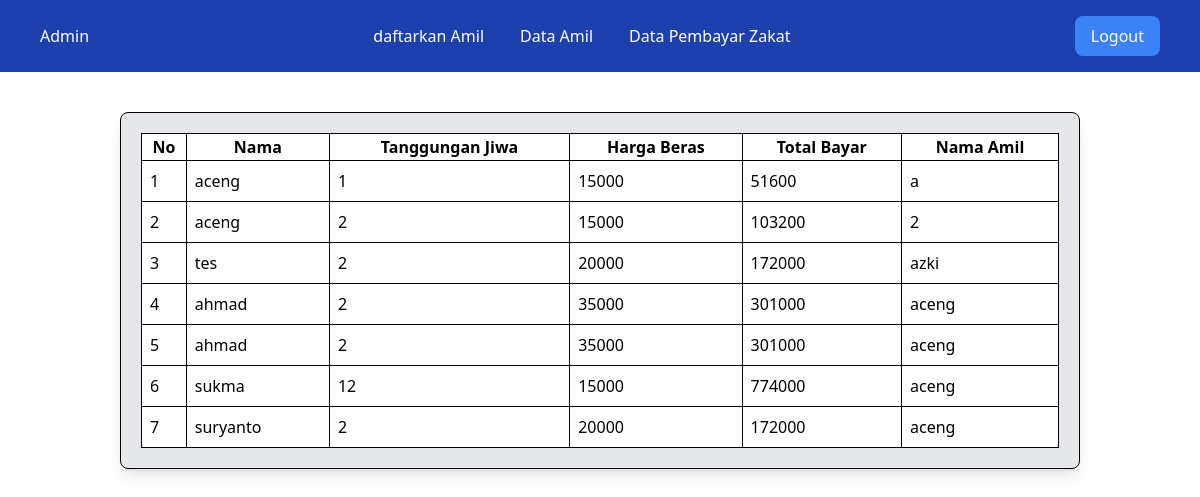
The app's page /super-admin/data-pembayar.php (signed in) with its own data.
### tables this page shows
CREATE TABLE `pembayar_zakat` (
  `id` int NOT NULL,
  `nama` varchar(30) NOT NULL,
  `tanggungan` int NOT NULL,
  `id_beras` int NOT NULL,
  `total_bayar` int NOT NULL,
  `nama_amil` varchar(30) NOT NULL
);

CREATE TABLE `harga_beras` (
  `id` int NOT NULL,
  `harga_beras` int NOT NULL
);

### src/koneksi.php (called while the page is built, shortened)
<?php
    class koneksi
    {
       public $host = "localhost";
       public $username = "root";
       public $password = "";
       public $database = "db_zakat";
       public $koneksi = "";
       function __construct(){
        $this->koneksi = mysqli_connect(
            $this->host, $this->username,
            $this->password, $this->database
        );
    }
    function tampil_Data_Banyak($query){
        $data = mysqli_query($this->koneksi,$query);
        while ($row = mysqli_fetch_assoc($data))
            $hasil[] =$row;
            return $hasil;
    }
}
    $db = new koneksi;
?>

### src/super-admin/data-pembayar.php (the view, shortened to what this page needs)
<?php
    include("../koneksi.php");
    include("navbar.php")
?>
<!DOCTYPE html>
<html lang="en">
<head>
    <link rel="stylesheet" href="../../dist/output.css">
</head>
<body>
    <div class="w-[80%] p-5 bg-gray-200 rounded-lg shadow-lg border border-black mx-auto mt-10">
    <table class="w-full border border-black bg-white rounded-md">
        <thead class="border border-black">
            <th class="border border-black">No</th>
            <th class="border border-black">Nama</th>
            <th class="border border-black">Tanggungan Jiwa</th>
            <th class="border border-black">Harga Beras</th>
            <th class="border border-black">Total Bayar</th>
            <th class="border border-black">Nama Amil</th>
        </thead>
        <?php
            $query = "SELECT *, harga_beras.harga_beras FROM pembayar_zakat INNER JOIN harga_beras ON pembayar_zakat.id_beras=harga_beras.id;";
            $get = $db->tampil_Data_Banyak($query);
            $no = 1;
            foreach ($get as $value) {
        ?>
            <tr>
                <td class="border border-black p-2"><?php echo $no ?></td>
                <td class="border border-black p-2"><?php echo $value['nama']?></td>
                <td class="border border-black p-2"><?php echo $value['tanggungan']?></td>
                <td class="border border-black p-2"><?php echo $value['harga_beras']?></td>
                <td class="border border-black p-2"><?php echo $value['total_bayar']?></td>
                <td class="border border-black p-2"><?php echo $value['nama_amil']?></td>
            </tr>
        <?php
            $no++;
            }
        ?>
    </table>
    </div>
</body>
</html>

### records on screen
pembayar_zakat: nama "aceng", tanggungan "1", harga_beras.harga_beras "15000", total_bayar "51600", nama_amil "a"
pembayar_zakat: nama "aceng", tanggungan "2", harga_beras.harga_beras "15000", total_bayar "103200", nama_amil "2"
pembayar_zakat: nama "tes", tanggungan "2", harga_beras.harga_beras "20000", total_bayar "172000", nama_amil "azki"
pembayar_zakat: nama "ahmad", tanggungan "2", harga_beras.harga_beras "35000", total_bayar "301000", nama_amil "aceng"
pembayar_zakat: nama "ahmad", tanggungan "2", harga_beras.harga_beras "35000", total_bayar "301000", nama_amil "aceng"
pembayar_zakat: nama "sukma", tanggungan "12", harga_beras.harga_beras "15000", total_bayar "774000", nama_amil "aceng"
pembayar_zakat: nama "suryanto", tanggungan "2", harga_beras.harga_beras "20000", total_bayar "172000", nama_amil "aceng"
